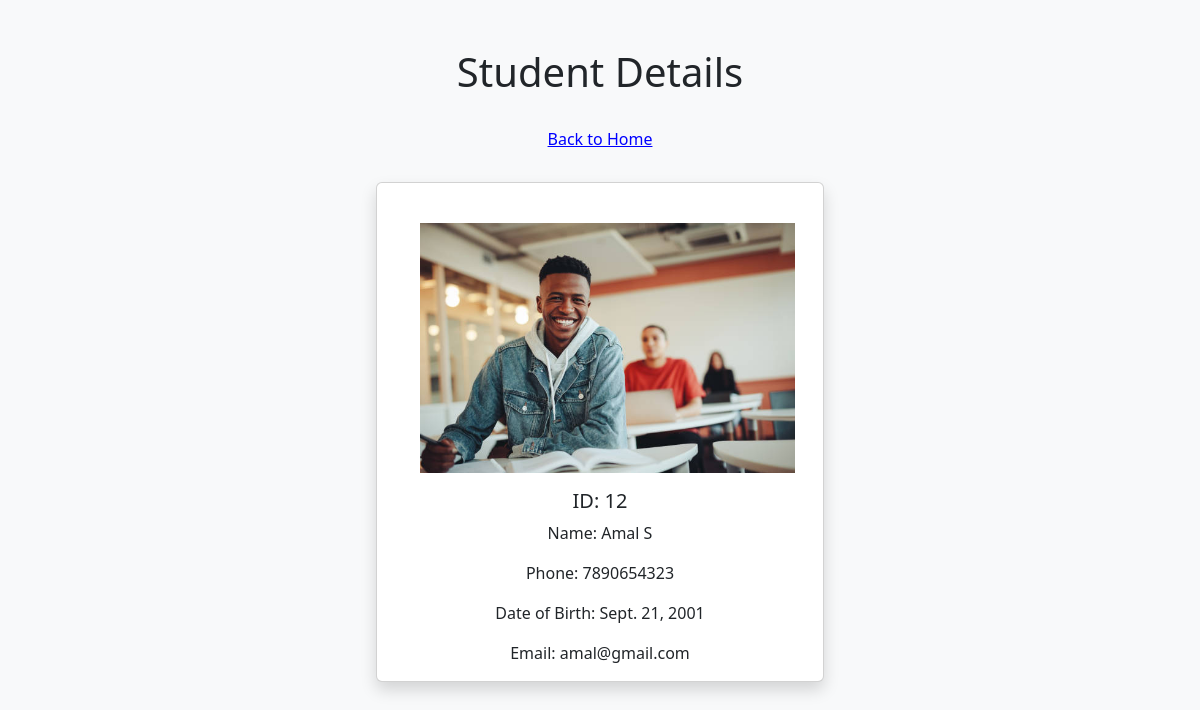
Screenshot of /Details/12 with the database file from the repository.
### web/models.py (models this page shows, shortened)
class Student(models.Model):
    name = models.CharField(max_length=100)
    phone = models.CharField(max_length=15)
    date_of_birth = models.DateField()
    email = models.EmailField(unique=True)
    image=models.ImageField(upload_to='student_image',null=True,blank=True)
    class Meta:
        verbose_name_plural="web.Student"
        ordering=['id']

### web/views.py (the view)
# urls.py: path('Details/<int:id>',views.detail),
def detail(request,id):
    student=Student.objects.get(id=id)
    context={
        'student':student
    }
    return render(request,"Details.html",context=context)

### template/Details.html (shortened to what this page needs)
<!DOCTYPE html>
<html lang="en">
  <head>
    {% load static %}
    <link
      href="https://cdn.jsdelivr.net/npm/bootstrap@5.3.0/dist/css/bootstrap.min.css"
      rel="stylesheet"
    />
  </head>
  <body class="bg-light">
    <div class="container mt-5">
      <div class="text-center">
        <h1 class="mb-4">Student Details</h1>
        <a href="/" class="btn mb-4" style="color: blue; text-decoration: underline;">Back to Home</a>
      </div>
      <div class="card mx-auto shadow" style="width: 28rem;">
        <img
          src="{{ student.image.url }}"
          alt="Profile Picture"
         style="width: 400px; height: 250px; object-fit: contain; margin-top: 40px; margin-left: 30px;"
        />
        <div class="card-body" style="text-align: center;">
          <h5 class="card-title">ID: {{ student.id }}</h5>
          <p class="card-text">Name: {{ student.name }}</p>
          <p class="card-text">Phone: {{ student.phone }}</p>
          <p class="card-text">Date of Birth: {{ student.date_of_birth }}</p>
          <p class="card-text">Email: {{ student.email }}</p>
        </div>
      </div>
    </div>
  </body>
</html>

### rows the page displays
Student: image (picture), id "12", name "Amal S", phone "7890654323", date_of_birth "Sept. 21, 2001", email "amal@gmail.com"
